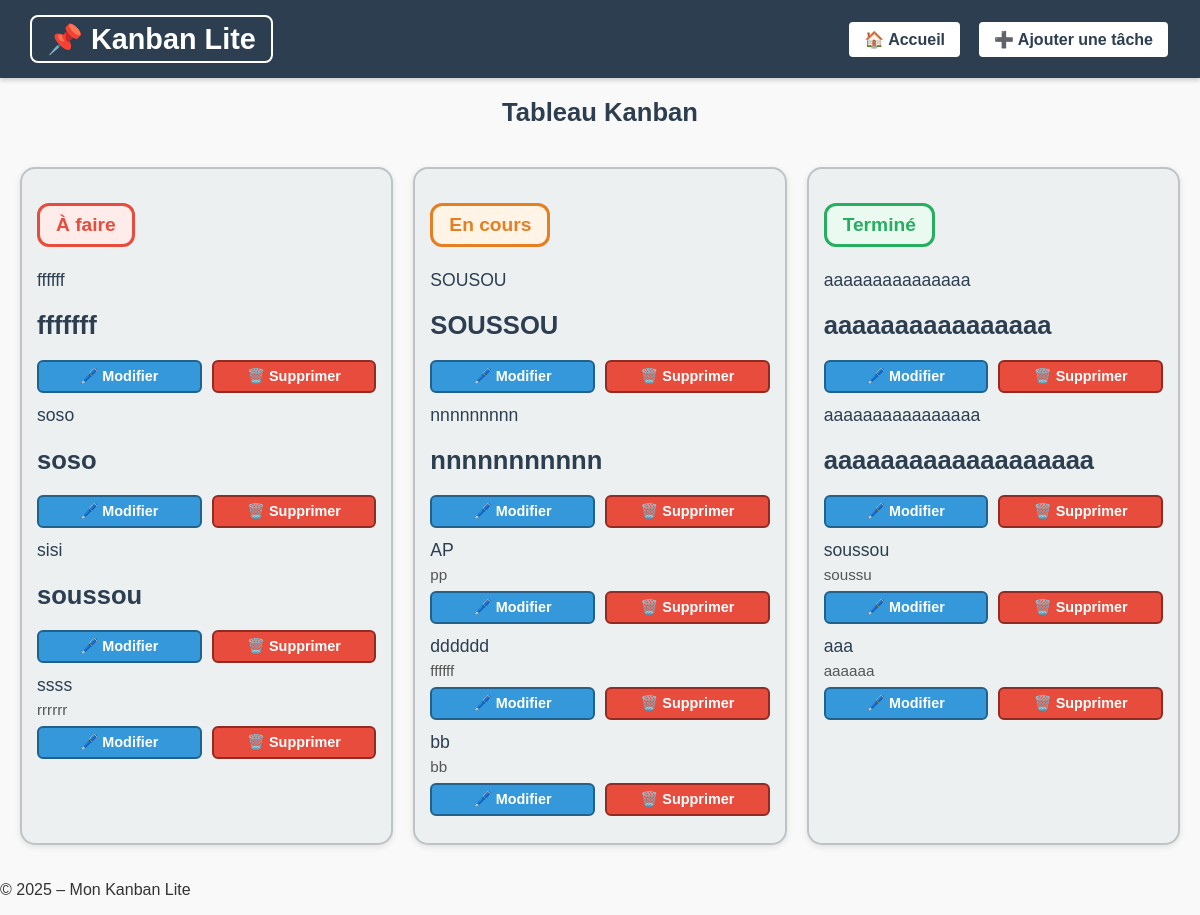
Before: / with the older database file.
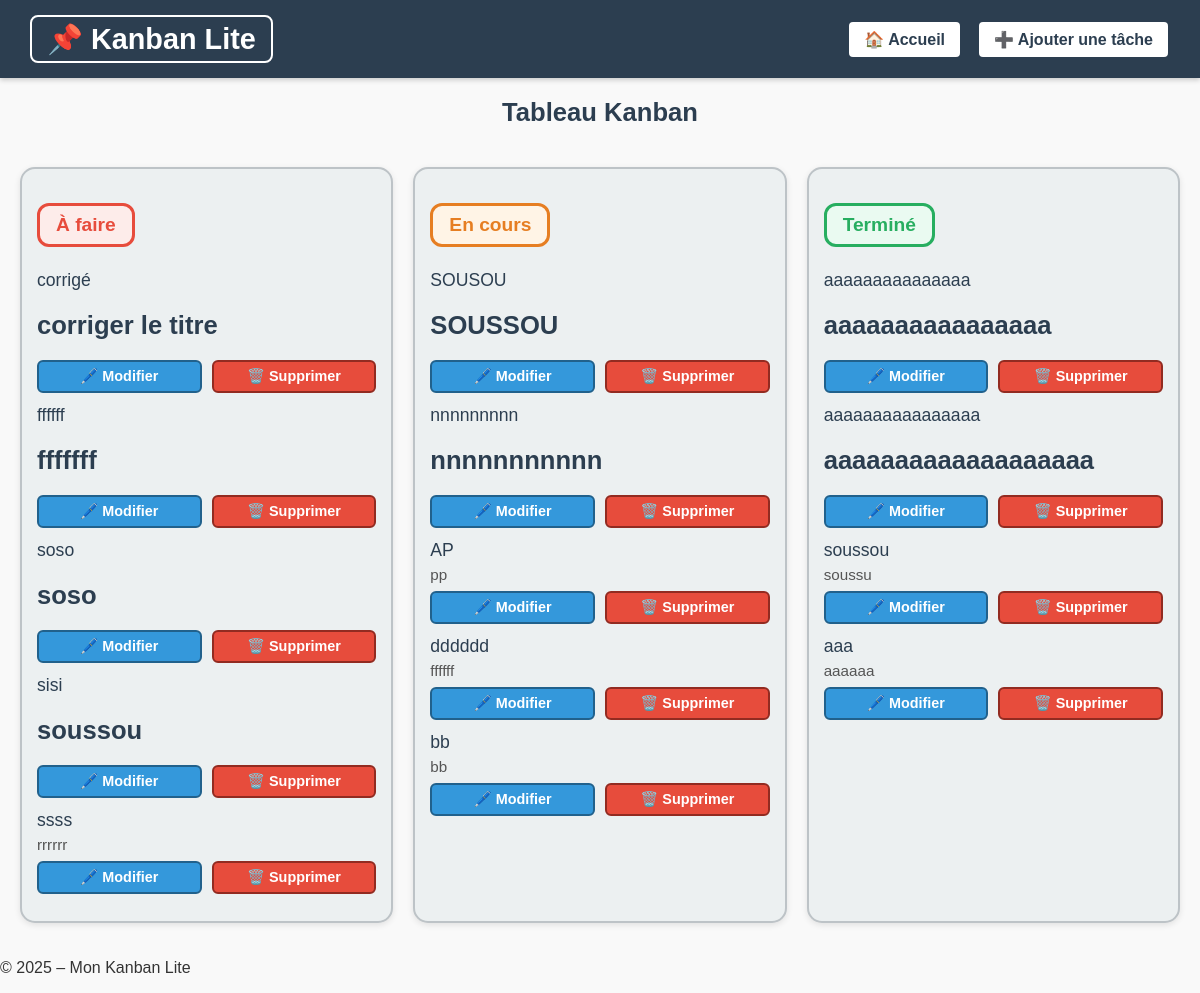
After: the same page with the newer database file.
### tables this page shows
CREATE TABLE tasks (
    id INTEGER PRIMARY KEY AUTOINCREMENT,
    title TEXT NOT NULL,
    description TEXT NOT NULL,
    status TEXT NOT NULL DEFAULT 'todo',
    created_at DATETIME DEFAULT CURRENT_TIMESTAMP
);

### controllers/taskController.php (called while the page is built, shortened)
<?php
require_once __DIR__ . '/../models/db.php';
require_once __DIR__ . '/../models/taskModel.php';
require_once __DIR__ . '/../models/Parsedown.php';
$Parsedown = new Parsedown();
function listTasks() {
    global $pdo, $Parsedown;
    $todo  = getTasksByStatus($pdo, 'todo');
    $doing = getTasksByStatus($pdo, 'doing');
    $done  = getTasksByStatus($pdo, 'done');
    include __DIR__ . '/../views/header.php';
    include __DIR__ . '/../views/list.php';
    include __DIR__ . '/../views/footer.php';
}

### models/taskModel.php (called while the page is built, shortened)
<?php
function getTasksByStatus($pdo, $status) {
    $stmt = $pdo->prepare("SELECT * FROM tasks WHERE status = ? ORDER BY id DESC");
    $stmt->execute([$status]);
    return $stmt->fetchAll(PDO::FETCH_ASSOC);
}

### models/Parsedown.php (called while the page is built, shortened)
<?php
class Parsedown
{
    function text($text)
    {
        $Elements = $this->textElements($text);
        $markup = $this->elements($Elements);
        $markup = trim($markup, "\n");
        return $markup;
    }
    protected function textElements($text)
    {
        $text = str_replace(array("\r\n", "\r"), "\n", $text);
        $text = trim($text, "\n");
        $lines = explode("\n", $text);
        return $this->linesElements($lines);
    }
    protected $breaksEnabled;
    protected $safeMode;
    protected $BlockTypes = array(
        '#' => array('Header'),
        '*' => array('Rule', 'List'),
        '+' => array('List'),
        '-' => array('SetextHeader', 'Table', 'Rule', 'List'),
        '0' => array('List'),
        '1' => array('List'),
        '2' => array('List'),
        '3' => array('List'),
        '4' => array('List'),
        '5' => array('List'),
        '6' => array('List'),
        '7' => array('List'),
        '8' => array('List'),
        '9' => array('List'),
        ':' => array('Table'),
        '<' => array('Comment', 'Markup'),
        '=' => array('SetextHeader'),
        '>' => array('Quote'),
        '[' => array('Reference'),
        '_' => array('Rule'),
        '`' => array('FencedCode'),
        '|' => array('Table'),
        '~' => array('FencedCode'),
    );
    protected $unmarkedBlockTypes = array(
        'Code',
    );
    protected function linesElements(array $lines)
    {
        $Elements = array();
        $CurrentBlock = null;
        foreach ($lines as $line)
        {
            $indent = strspn($line, ' ');
            $text = $indent > 0 ? substr($line, $indent) : $line;
            $Line = array('body' => $line, 'indent' => $indent, 'text' => $text);
            $marker = $text[0];
            $blockTypes = $this->unmarkedBlockTypes;
            if (isset($this->BlockTypes[$marker]))
            {
                foreach ($this->BlockTypes[$marker] as $blockType)
                {
                    $blockTypes []= $blockType;
                }
            }
            foreach ($blockTypes as $blockType)
            {
                $Block = $this->{"block$blockType"}($Line, $CurrentBlock);
                if (isset($Block))
                {
                    $Block['type'] = $blockType;
                    if ( ! isset($Block['identified']))
                    {
                        $Block['identified'] = true;
                    }
                    $CurrentBlock = $Block;
                    continue 2;
                }
            }
            if (isset($Block))
            {
                $CurrentBlock = $Block;
            }
            else
            {
                $CurrentBlock = $this->paragraph($Line);
                $CurrentBlock['identified'] = true;
            }
        }
        if (isset($CurrentBlock))
        {
            $Elements[] = $this->extractElement($CurrentBlock);
        }
        return $Elements;
    }
    protected function extractElement(array $Component)
    {
        return $Component['element'];
    }
    protected function isBlockContinuable($Type)
    {
        return method_exists($this, 'block' . $Type . 'Continue');
    }
    protected function blockHeader($Line)
    {
        $level = strspn($Line['text'], '#');
        $text = trim($Line['text'], '#');
        $text = trim($text, ' ');
        $Block = array(
            'element' => array(
                'name' => 'h' . $level,
                'handler' => array(
                    'function' => 'lineElements',
                    'argument' => $text,
                    'destination' => 'elements',
                )
            ),
        );
        return $Block;
    }
    protected function paragraph($Line)
    {
        return array(
            'type' => 'Paragraph',
            'element' => array(
                'name' => 'p',
                'handler' => array(
                    'function' => 'lineElements',
                    'argument' => $Line['text'],
                    'destination' => 'elements',
                ),
            ),
        );
    }
    protected function lineElements($text, $nonNestables = array())
    {
        $text = str_replace(array("\r\n", "\r"), "\n", $text);
        $Elements = array();
        $InlineText = $this->inlineText($text);
        $Elements[] = $InlineText['element'];
        foreach ($Elements as &$Element)
        {
            if ( ! isset($Element['autobreak']))
            {
                $Element['autobreak'] = false;
            }
        }
        return $Elements;
    }
    protected function inlineText($text)
    {
        $Inline = array(
            'extent' => strlen($text),
            'element' => array(),
        );
        $Inline['element']['elements'] = self::pregReplaceElements(
            $this->breaksEnabled ? '/[ ]*+\n/' : '/(?:[ ]*+\\\\|[ ]{2,}+)\n/',
            array(
                array('name' => 'br'),
                array('text' => "\n"),
            ),
            $text
        );
        return $Inline;
    }
    protected function handle(array $Element)
    {
        if (isset($Element['handler']))
        {
            if (!isset($Element['nonNestables']))
            {
                $Element['nonNestables'] = array();
            }
            if (is_string($Element['handler']))
            {
                $function = $Element['handler'];
                $argument = $Element['text'];
                unset($Element['text']);
                $destination = 'rawHtml';
            }
            else
            {
                $function = $Element['handler']['function'];
                $argument = $Element['handler']['argument'];
                $destination = $Element['handler']['destination'];
            }
            $Element[$destination] = $this->{$function}($argument, $Element['nonNestables']);
            unset($Element['handler']);
        }
        return $Element;
    }
    protected function element(array $Element)
    {
        $Element = $this->handle($Element);
        $hasName = isset($Element['name']);
        $markup = '';
        if ($hasName)
        {
            $markup .= '<' . $Element['name'];
        }
        $permitRawHtml = false;
        if (isset($Element['text']))
        {
            $text = $Element['text'];
        }
        elseif (isset($Element['rawHtml']))
        {
            $text = $Element['rawHtml'];
            $allowRawHtmlInSafeMode = isset($Element['allowRawHtmlInSafeMode']) && $Element['allowRawHtmlInSafeMode'];
            $permitRawHtml = !$this->safeMode || $allowRawHtmlInSafeMode;
        }
        $hasContent = isset($text) || isset($Element['element']) || isset($Element['elements']);
        if ($hasContent)
        {
            $markup .= $hasName ? '>' : '';
            if (isset($Element['elements']))
            {
                $markup .= $this->elements($Element['elements']);
            }
            elseif (isset($Element['element']))
            {
                $markup .= $this->element($Element['element']);
            }
            else
            {
                if (!$permitRawHtml)
                {
                    $markup .= self::escape($text, true);
                }
                else
                {
                    $markup .= $text;
                }
            }
            $markup .= $hasName ? '</' . $Element['name'] . '>' : '';
        }
        elseif ($hasName)
        {
            $markup .= ' />';
        }
        return $markup;
    }
    protected function elements(array $Elements)
    {
        $markup = '';
        $autoBreak = true;
        foreach ($Elements as $Element)
        {
            $autoBreakNext = (isset($Element['autobreak'])
                ? $Element['autobreak'] : isset($Element['name'])
            );
            $autoBreak = !$autoBreak ? $autoBreak : $autoBreakNext;
            $markup .= ($autoBreak ? "\n" : '') . $this->element($Element);
            $autoBreak = $autoBreakNext;
        }
        $markup .= $autoBreak ? "\n" : '';
        return $markup;
    }
    protected static function pregReplaceElements($regexp, $Elements, $text)
    {
        $newElements = array();
        $newElements[] = array('text' => $text);
        return $newElements;
    }
    protected static function escape($text, $allowQuotes = false)
    {
        return htmlspecialchars($text, $allowQuotes ? ENT_NOQUOTES : ENT_QUOTES, 'UTF-8');
    }
}

### views/list.php (the view, shortened to what the changed rows need)
<h2>Tableau Kanban</h2>
<div class="board">
    <div class="column">
        <?php foreach ($todo as $task): ?>
            <div class="card">
                <h4><?= htmlspecialchars($task['title']) ?></h4>
               <div class="description">
                    <?= $Parsedown->text($task['description']) ?>
                </div>
                <div class="card-actions">
                      <a href="index.php?route=edit&id=<?= $task['id'] ?>" class="edit-btn">🖊️ Modifier</a>
                  <a href="index.php?route=delete&id=<?= $task['id'] ?>" class="delete-btn"> 🗑️ Supprimer</a>
                </div>
            </div>
        <?php endforeach; ?>
    </div>
    <div class="column">
        <?php foreach ($doing as $task): ?>
            <div class="card">
                <h4><?= htmlspecialchars($task['title']) ?></h4>
                <div class="description">
                    <?= $Parsedown->text($task['description']) ?>
                </div>
                <div class="card-actions">
                    <a href="index.php?route=edit&id=<?= $task['id'] ?>" class="edit-btn">🖊️ Modifier</a>
                <a href="index.php?route=delete&id=<?= $task['id'] ?>" class="delete-btn">🗑️ Supprimer</a>
                </div>
            </div>
        <?php endforeach; ?>
    </div>
    <div class="column">
        <?php foreach ($done as $task): ?>
            <div class="card">
                <h4><?= htmlspecialchars($task['title']) ?></h4>
               <div class="description">
                    <?= $Parsedown->text($task['description']) ?>
                </div>
                <div class="card-actions">
             <a href="index.php?route=edit&id=<?= $task['id'] ?>" class="edit-btn">🖊️ Modifier</a>
                <a href="index.php?route=delete&id=<?= $task['id'] ?>" class="delete-btn">🗑️ Supprimer</a>
                </div>
            </div>
        <?php endforeach; ?>
    </div>
</div>

Changed rows visible on the page:
added tasks: title "corrigé", description "corriger le titre", shown under "À faire"
